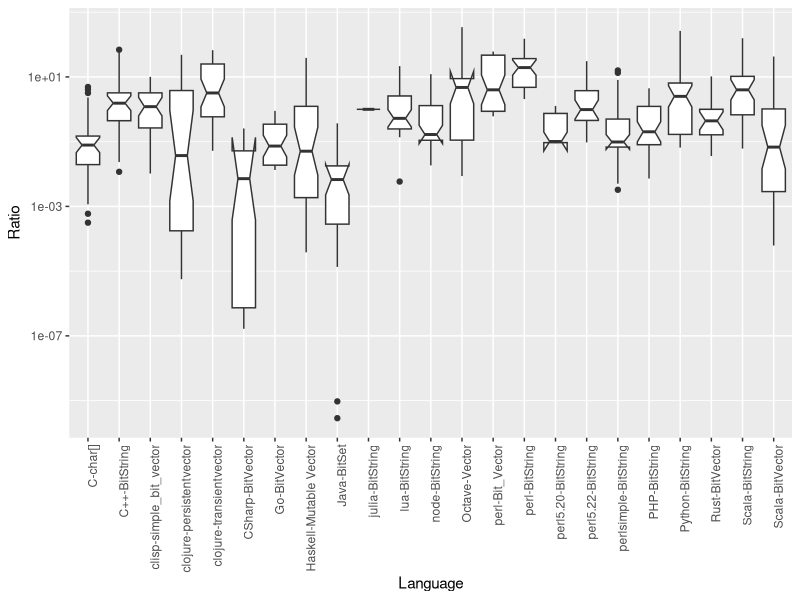

Write R code to recreate this figure.
library("ggplot2")

ratios <- read.csv('ratios.dat')
ggplot(ratios,aes(x=Language,y=Ratio))+ geom_boxplot(notch=TRUE)+ theme(axis.text.x = element_text(angle = 90, hjust = 1))+scale_y_log10()
